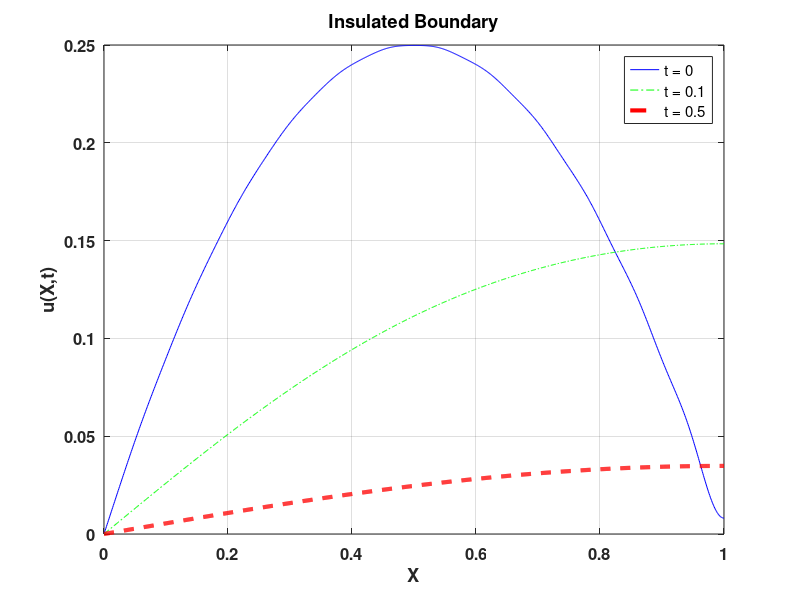
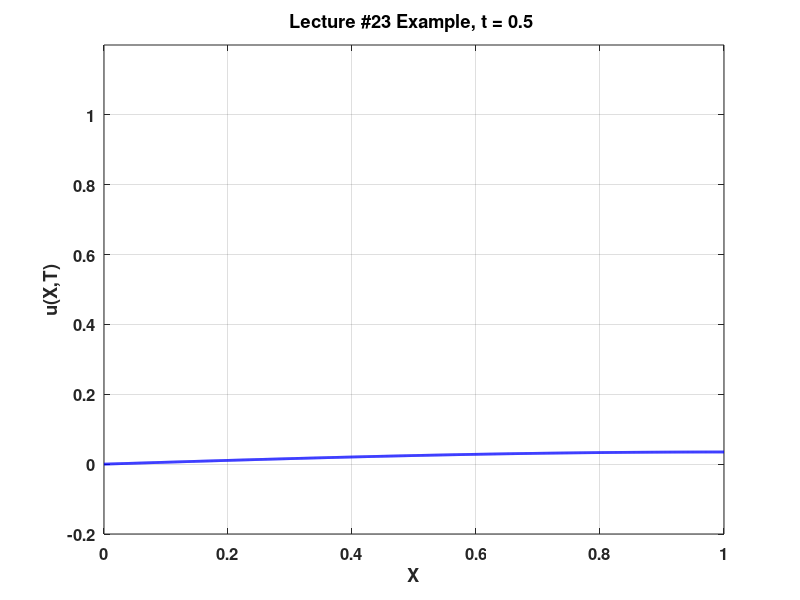

The MATLAB script that drew these images, in order:
%% Lecture 23 MATLAB Ex 2
clear
clc
close 'all'

%% Example: homogeneous Dirichlet BCs
L = 1; % length of the domain
k = 1.5; % thermal diffusivity

N = 25; % number of terms to the series solution

alpha = @(n) (2*n - 1)*pi./(2*L);
F = @(x,n) sin(alpha(n).*x);
G = @(t,n) exp(-k.*(alpha(n).^2).*t);

pick_IC = 1;
% 1 = smooth IC
% 2 = discontinuous IC
switch pick_IC
    case 1
        f = @(x) x.*(1-x);
    case 2
        f = @(x) disc_IC(x,L);
    otherwise
        error('Invalid case! \n');
end
% initialize my series solution
u = @(x,t) 0;
for n = 1:N
    % essentially doing the sine-series half-wave expansion
    % compute the coefficient
    %bn = (2/L)*integral(@(x) f(x).*F(x,n),0,L);
    %^^^ still true, but alternative implementation below...
    bn = integral(@(x) f(x).*F(x,n),0,L)./...
        integral(@(x) F(x,n).^2,0,L);
    
    % add the term to the series solution
    u = @(x,t) u(x,t) + bn*F(x,n).*G(t,n);
end
% make a discrete X-axis
Nx = 1000;
X = linspace(0,L,Nx);
%% plot the result
figure(1)
plot(X,u(X,0),'-b',...
    X,u(X,0.1),'-.g',...
    X,u(X,0.5),'--r','linewidth',3);
title('Insulated Boundary','fontsize',16,'fontweight','bold');
xlabel('X','fontsize',14,'fontweight','bold');
ylabel('u(X,t)','fontsize',14,'fontweight','bold');
grid on
set(gca,'fontsize',12,'fontweight','bold');
legend('t = 0','t = 0.1','t = 0.5');

%% time-dependent plot
Tmax = 0.5;
NT = 40;
T = linspace(0,Tmax,NT);
figure(2)
for n = 1:NT
   plot(X,u(X,T(n)),'-b','linewidth',2)
   title_str = sprintf('Lecture #23 Example, t = %g ',T(n));
   title(title_str,'fontsize',16,'fontweight','bold');
   xlabel('X','fontsize',14,'fontweight','bold');
   ylabel('u(X,T)','fontsize',14,'fontweight','bold');
   grid on
   set(gca,'fontsize',12,'fontweight','bold');
   axis([0 L -0.2 1.2]);
   pause(Tmax/(NT-1)*10);
end

%% Local functions
function y = disc_IC(x,L)
[m,n] = size(x);
y = nan(m,n);
for i = 1:length(x)
   if (x(i) > 0) && (x(i) < L/4)
       y(i) = x(i);
   elseif(x(i) >= L/4) && (x(i) < L/2)
       y(i) = 1;
   elseif(x(i) >= L/2) && (x(i) < 3*L/4)
       y(i) = 0;
   elseif(x(i) >= 3*L/4) && (x(i) < L)
       y(i) = L - x(i);
   end
end
end